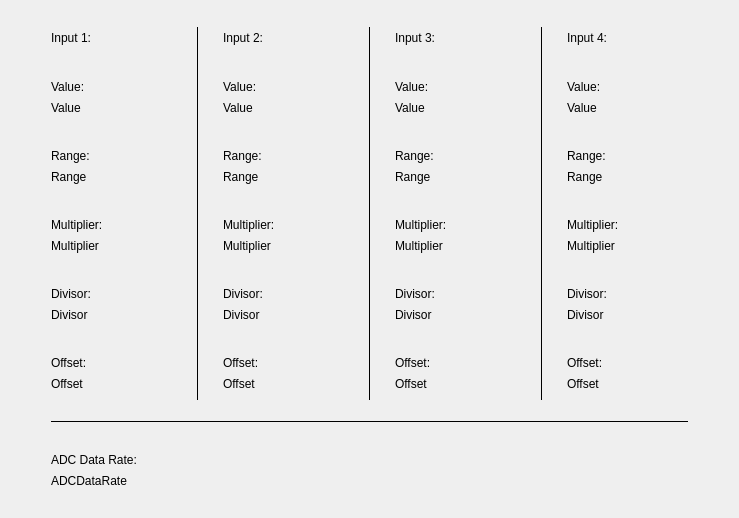
<?xml version="1.0" encoding="UTF-8"?>
<ui version="4.0">
 <class>InfoIOAnalogInScreen</class>
 <widget class="QWidget" name="InfoIOAnalogInScreen">
  <property name="geometry">
   <rect>
    <x>0</x>
    <y>0</y>
    <width>739</width>
    <height>518</height>
   </rect>
  </property>
  <property name="windowTitle">
   <string>Form</string>
  </property>
  <widget class="QLabel" name="input1Label">
   <property name="geometry">
    <rect>
     <x>51</x>
     <y>27</y>
     <width>121</width>
     <height>21</height>
    </rect>
   </property>
   <property name="styleSheet">
    <string notr="true">QLabel{

	color: #000000;
}</string>
   </property>
   <property name="text">
    <string>Input 1:</string>
   </property>
  </widget>
  <widget class="QLabel" name="input1ValueLabel">
   <property name="geometry">
    <rect>
     <x>51</x>
     <y>76</y>
     <width>121</width>
     <height>21</height>
    </rect>
   </property>
   <property name="styleSheet">
    <string notr="true">QLabel{

	color: #000000;
}</string>
   </property>
   <property name="text">
    <string>Value:</string>
   </property>
  </widget>
  <widget class="QLabel" name="input1ValueValueLabel">
   <property name="geometry">
    <rect>
     <x>51</x>
     <y>97</y>
     <width>121</width>
     <height>21</height>
    </rect>
   </property>
   <property name="styleSheet">
    <string notr="true">QLabel{

	color: #000000;
}</string>
   </property>
   <property name="text">
    <string>Value</string>
   </property>
  </widget>
  <widget class="QLabel" name="input1RangeLabel">
   <property name="geometry">
    <rect>
     <x>51</x>
     <y>145</y>
     <width>121</width>
     <height>21</height>
    </rect>
   </property>
   <property name="styleSheet">
    <string notr="true">QLabel{

	color: #000000;
}</string>
   </property>
   <property name="text">
    <string>Range:</string>
   </property>
  </widget>
  <widget class="QLabel" name="input1RangeValueLabel">
   <property name="geometry">
    <rect>
     <x>51</x>
     <y>166</y>
     <width>121</width>
     <height>21</height>
    </rect>
   </property>
   <property name="styleSheet">
    <string notr="true">QLabel{

	color: #000000;
}</string>
   </property>
   <property name="text">
    <string>Range</string>
   </property>
  </widget>
  <widget class="QLabel" name="input1MultiplierLabel">
   <property name="geometry">
    <rect>
     <x>51</x>
     <y>214</y>
     <width>121</width>
     <height>21</height>
    </rect>
   </property>
   <property name="styleSheet">
    <string notr="true">QLabel{

	color: #000000;
}</string>
   </property>
   <property name="text">
    <string>Multiplier:</string>
   </property>
  </widget>
  <widget class="QLabel" name="input1MultiplierValueLabel">
   <property name="geometry">
    <rect>
     <x>51</x>
     <y>235</y>
     <width>121</width>
     <height>21</height>
    </rect>
   </property>
   <property name="styleSheet">
    <string notr="true">QLabel{

	color: #000000;
}</string>
   </property>
   <property name="text">
    <string>Multiplier</string>
   </property>
  </widget>
  <widget class="QLabel" name="input1DivisorLabel">
   <property name="geometry">
    <rect>
     <x>51</x>
     <y>283</y>
     <width>121</width>
     <height>21</height>
    </rect>
   </property>
   <property name="styleSheet">
    <string notr="true">QLabel{

	color: #000000;
}</string>
   </property>
   <property name="text">
    <string>Divisor:</string>
   </property>
  </widget>
  <widget class="QLabel" name="input1DivisorValueLabel">
   <property name="geometry">
    <rect>
     <x>51</x>
     <y>304</y>
     <width>121</width>
     <height>21</height>
    </rect>
   </property>
   <property name="styleSheet">
    <string notr="true">QLabel{

	color: #000000;
}</string>
   </property>
   <property name="text">
    <string>Divisor</string>
   </property>
  </widget>
  <widget class="QLabel" name="input1OffsetLabel">
   <property name="geometry">
    <rect>
     <x>51</x>
     <y>352</y>
     <width>121</width>
     <height>21</height>
    </rect>
   </property>
   <property name="styleSheet">
    <string notr="true">QLabel{

	color: #000000;
}</string>
   </property>
   <property name="text">
    <string>Offset:</string>
   </property>
  </widget>
  <widget class="QLabel" name="input1OffsetValueLabel">
   <property name="geometry">
    <rect>
     <x>51</x>
     <y>373</y>
     <width>121</width>
     <height>21</height>
    </rect>
   </property>
   <property name="styleSheet">
    <string notr="true">QLabel{

	color: #000000;
}</string>
   </property>
   <property name="text">
    <string>Offset</string>
   </property>
  </widget>
  <widget class="QLabel" name="adcDataRateLabel">
   <property name="geometry">
    <rect>
     <x>51</x>
     <y>449</y>
     <width>637</width>
     <height>21</height>
    </rect>
   </property>
   <property name="styleSheet">
    <string notr="true">QLabel{

	color: #000000;
}</string>
   </property>
   <property name="text">
    <string>ADC Data Rate:</string>
   </property>
  </widget>
  <widget class="QLabel" name="adcDataRateValueLabel">
   <property name="geometry">
    <rect>
     <x>51</x>
     <y>470</y>
     <width>637</width>
     <height>21</height>
    </rect>
   </property>
   <property name="styleSheet">
    <string notr="true">QLabel{

	color: #000000;
}</string>
   </property>
   <property name="text">
    <string>ADCDataRate</string>
   </property>
  </widget>
  <widget class="QLabel" name="input2ValueLabel">
   <property name="geometry">
    <rect>
     <x>223</x>
     <y>76</y>
     <width>121</width>
     <height>21</height>
    </rect>
   </property>
   <property name="styleSheet">
    <string notr="true">QLabel{

	color: #000000;
}</string>
   </property>
   <property name="text">
    <string>Value:</string>
   </property>
  </widget>
  <widget class="QLabel" name="input2DivisorValueLabel">
   <property name="geometry">
    <rect>
     <x>223</x>
     <y>304</y>
     <width>121</width>
     <height>21</height>
    </rect>
   </property>
   <property name="styleSheet">
    <string notr="true">QLabel{

	color: #000000;
}</string>
   </property>
   <property name="text">
    <string>Divisor</string>
   </property>
  </widget>
  <widget class="QLabel" name="input2MultiplierValueLabel">
   <property name="geometry">
    <rect>
     <x>223</x>
     <y>235</y>
     <width>121</width>
     <height>21</height>
    </rect>
   </property>
   <property name="styleSheet">
    <string notr="true">QLabel{

	color: #000000;
}</string>
   </property>
   <property name="text">
    <string>Multiplier</string>
   </property>
  </widget>
  <widget class="QLabel" name="input2RangeValueLabel">
   <property name="geometry">
    <rect>
     <x>223</x>
     <y>166</y>
     <width>121</width>
     <height>21</height>
    </rect>
   </property>
   <property name="styleSheet">
    <string notr="true">QLabel{

	color: #000000;
}</string>
   </property>
   <property name="text">
    <string>Range</string>
   </property>
  </widget>
  <widget class="QLabel" name="input2DivisorLabel">
   <property name="geometry">
    <rect>
     <x>223</x>
     <y>283</y>
     <width>121</width>
     <height>21</height>
    </rect>
   </property>
   <property name="styleSheet">
    <string notr="true">QLabel{

	color: #000000;
}</string>
   </property>
   <property name="text">
    <string>Divisor:</string>
   </property>
  </widget>
  <widget class="QLabel" name="input2RangeLabel">
   <property name="geometry">
    <rect>
     <x>223</x>
     <y>145</y>
     <width>121</width>
     <height>21</height>
    </rect>
   </property>
   <property name="styleSheet">
    <string notr="true">QLabel{

	color: #000000;
}</string>
   </property>
   <property name="text">
    <string>Range:</string>
   </property>
  </widget>
  <widget class="QLabel" name="input2ValueValueLabel">
   <property name="geometry">
    <rect>
     <x>223</x>
     <y>97</y>
     <width>121</width>
     <height>21</height>
    </rect>
   </property>
   <property name="styleSheet">
    <string notr="true">QLabel{

	color: #000000;
}</string>
   </property>
   <property name="text">
    <string>Value</string>
   </property>
  </widget>
  <widget class="QLabel" name="input2MultiplierLabel">
   <property name="geometry">
    <rect>
     <x>223</x>
     <y>214</y>
     <width>121</width>
     <height>21</height>
    </rect>
   </property>
   <property name="styleSheet">
    <string notr="true">QLabel{

	color: #000000;
}</string>
   </property>
   <property name="text">
    <string>Multiplier:</string>
   </property>
  </widget>
  <widget class="QLabel" name="input2Label">
   <property name="geometry">
    <rect>
     <x>223</x>
     <y>27</y>
     <width>121</width>
     <height>21</height>
    </rect>
   </property>
   <property name="styleSheet">
    <string notr="true">QLabel{

	color: #000000;
}</string>
   </property>
   <property name="text">
    <string>Input 2:</string>
   </property>
  </widget>
  <widget class="QLabel" name="input2OffsetLabel">
   <property name="geometry">
    <rect>
     <x>223</x>
     <y>352</y>
     <width>121</width>
     <height>21</height>
    </rect>
   </property>
   <property name="styleSheet">
    <string notr="true">QLabel{

	color: #000000;
}</string>
   </property>
   <property name="text">
    <string>Offset:</string>
   </property>
  </widget>
  <widget class="QLabel" name="input2OffsetValueLabel">
   <property name="geometry">
    <rect>
     <x>223</x>
     <y>373</y>
     <width>121</width>
     <height>21</height>
    </rect>
   </property>
   <property name="styleSheet">
    <string notr="true">QLabel{

	color: #000000;
}</string>
   </property>
   <property name="text">
    <string>Offset</string>
   </property>
  </widget>
  <widget class="QLabel" name="input3MultiplierLabel">
   <property name="geometry">
    <rect>
     <x>395</x>
     <y>214</y>
     <width>121</width>
     <height>21</height>
    </rect>
   </property>
   <property name="styleSheet">
    <string notr="true">QLabel{

	color: #000000;
}</string>
   </property>
   <property name="text">
    <string>Multiplier:</string>
   </property>
  </widget>
  <widget class="QLabel" name="input3Label">
   <property name="geometry">
    <rect>
     <x>395</x>
     <y>27</y>
     <width>121</width>
     <height>21</height>
    </rect>
   </property>
   <property name="styleSheet">
    <string notr="true">QLabel{

	color: #000000;
}</string>
   </property>
   <property name="text">
    <string>Input 3:</string>
   </property>
  </widget>
  <widget class="QLabel" name="input3OffsetLabel">
   <property name="geometry">
    <rect>
     <x>395</x>
     <y>352</y>
     <width>121</width>
     <height>21</height>
    </rect>
   </property>
   <property name="styleSheet">
    <string notr="true">QLabel{

	color: #000000;
}</string>
   </property>
   <property name="text">
    <string>Offset:</string>
   </property>
  </widget>
  <widget class="QLabel" name="input3RangeValueLabel">
   <property name="geometry">
    <rect>
     <x>395</x>
     <y>166</y>
     <width>121</width>
     <height>21</height>
    </rect>
   </property>
   <property name="styleSheet">
    <string notr="true">QLabel{

	color: #000000;
}</string>
   </property>
   <property name="text">
    <string>Range</string>
   </property>
  </widget>
  <widget class="QLabel" name="input3DivisorLabel">
   <property name="geometry">
    <rect>
     <x>395</x>
     <y>283</y>
     <width>121</width>
     <height>21</height>
    </rect>
   </property>
   <property name="styleSheet">
    <string notr="true">QLabel{

	color: #000000;
}</string>
   </property>
   <property name="text">
    <string>Divisor:</string>
   </property>
  </widget>
  <widget class="QLabel" name="input3ValueLabel">
   <property name="geometry">
    <rect>
     <x>395</x>
     <y>76</y>
     <width>121</width>
     <height>21</height>
    </rect>
   </property>
   <property name="styleSheet">
    <string notr="true">QLabel{

	color: #000000;
}</string>
   </property>
   <property name="text">
    <string>Value:</string>
   </property>
  </widget>
  <widget class="QLabel" name="input3MultiplierValueLabel">
   <property name="geometry">
    <rect>
     <x>395</x>
     <y>235</y>
     <width>121</width>
     <height>21</height>
    </rect>
   </property>
   <property name="styleSheet">
    <string notr="true">QLabel{

	color: #000000;
}</string>
   </property>
   <property name="text">
    <string>Multiplier</string>
   </property>
  </widget>
  <widget class="QLabel" name="input3ValueValueLabel">
   <property name="geometry">
    <rect>
     <x>395</x>
     <y>97</y>
     <width>121</width>
     <height>21</height>
    </rect>
   </property>
   <property name="styleSheet">
    <string notr="true">QLabel{

	color: #000000;
}</string>
   </property>
   <property name="text">
    <string>Value</string>
   </property>
  </widget>
  <widget class="QLabel" name="input3OffsetValueLabel">
   <property name="geometry">
    <rect>
     <x>395</x>
     <y>373</y>
     <width>121</width>
     <height>21</height>
    </rect>
   </property>
   <property name="styleSheet">
    <string notr="true">QLabel{

	color: #000000;
}</string>
   </property>
   <property name="text">
    <string>Offset</string>
   </property>
  </widget>
  <widget class="QLabel" name="input3RangeLabel">
   <property name="geometry">
    <rect>
     <x>395</x>
     <y>145</y>
     <width>121</width>
     <height>21</height>
    </rect>
   </property>
   <property name="styleSheet">
    <string notr="true">QLabel{

	color: #000000;
}</string>
   </property>
   <property name="text">
    <string>Range:</string>
   </property>
  </widget>
  <widget class="QLabel" name="input3DivisorValueLabel">
   <property name="geometry">
    <rect>
     <x>395</x>
     <y>304</y>
     <width>121</width>
     <height>21</height>
    </rect>
   </property>
   <property name="styleSheet">
    <string notr="true">QLabel{

	color: #000000;
}</string>
   </property>
   <property name="text">
    <string>Divisor</string>
   </property>
  </widget>
  <widget class="QLabel" name="input4RangeValueLabel">
   <property name="geometry">
    <rect>
     <x>567</x>
     <y>166</y>
     <width>121</width>
     <height>21</height>
    </rect>
   </property>
   <property name="styleSheet">
    <string notr="true">QLabel{

	color: #000000;
}</string>
   </property>
   <property name="text">
    <string>Range</string>
   </property>
  </widget>
  <widget class="QLabel" name="input4DivisorValueLabel">
   <property name="geometry">
    <rect>
     <x>567</x>
     <y>304</y>
     <width>121</width>
     <height>21</height>
    </rect>
   </property>
   <property name="styleSheet">
    <string notr="true">QLabel{

	color: #000000;
}</string>
   </property>
   <property name="text">
    <string>Divisor</string>
   </property>
  </widget>
  <widget class="QLabel" name="input4MultiplierValueLabel">
   <property name="geometry">
    <rect>
     <x>567</x>
     <y>235</y>
     <width>121</width>
     <height>21</height>
    </rect>
   </property>
   <property name="styleSheet">
    <string notr="true">QLabel{

	color: #000000;
}</string>
   </property>
   <property name="text">
    <string>Multiplier</string>
   </property>
  </widget>
  <widget class="QLabel" name="input4RangeLabel">
   <property name="geometry">
    <rect>
     <x>567</x>
     <y>145</y>
     <width>121</width>
     <height>21</height>
    </rect>
   </property>
   <property name="styleSheet">
    <string notr="true">QLabel{

	color: #000000;
}</string>
   </property>
   <property name="text">
    <string>Range:</string>
   </property>
  </widget>
  <widget class="QLabel" name="input4Label">
   <property name="geometry">
    <rect>
     <x>567</x>
     <y>27</y>
     <width>121</width>
     <height>21</height>
    </rect>
   </property>
   <property name="styleSheet">
    <string notr="true">QLabel{

	color: #000000;
}</string>
   </property>
   <property name="text">
    <string>Input 4:</string>
   </property>
  </widget>
  <widget class="QLabel" name="input4OffsetLabel">
   <property name="geometry">
    <rect>
     <x>567</x>
     <y>352</y>
     <width>121</width>
     <height>21</height>
    </rect>
   </property>
   <property name="styleSheet">
    <string notr="true">QLabel{

	color: #000000;
}</string>
   </property>
   <property name="text">
    <string>Offset:</string>
   </property>
  </widget>
  <widget class="QLabel" name="input4ValueLabel">
   <property name="geometry">
    <rect>
     <x>567</x>
     <y>76</y>
     <width>121</width>
     <height>21</height>
    </rect>
   </property>
   <property name="styleSheet">
    <string notr="true">QLabel{

	color: #000000;
}</string>
   </property>
   <property name="text">
    <string>Value:</string>
   </property>
  </widget>
  <widget class="QLabel" name="input4MultiplierLabel">
   <property name="geometry">
    <rect>
     <x>567</x>
     <y>214</y>
     <width>121</width>
     <height>21</height>
    </rect>
   </property>
   <property name="styleSheet">
    <string notr="true">QLabel{

	color: #000000;
}</string>
   </property>
   <property name="text">
    <string>Multiplier:</string>
   </property>
  </widget>
  <widget class="QLabel" name="input4DivisorLabel">
   <property name="geometry">
    <rect>
     <x>567</x>
     <y>283</y>
     <width>121</width>
     <height>21</height>
    </rect>
   </property>
   <property name="styleSheet">
    <string notr="true">QLabel{

	color: #000000;
}</string>
   </property>
   <property name="text">
    <string>Divisor:</string>
   </property>
  </widget>
  <widget class="QLabel" name="input4ValueValueLabel">
   <property name="geometry">
    <rect>
     <x>567</x>
     <y>97</y>
     <width>121</width>
     <height>21</height>
    </rect>
   </property>
   <property name="styleSheet">
    <string notr="true">QLabel{

	color: #000000;
}</string>
   </property>
   <property name="text">
    <string>Value</string>
   </property>
  </widget>
  <widget class="QLabel" name="input4OffsetValueLabel">
   <property name="geometry">
    <rect>
     <x>567</x>
     <y>373</y>
     <width>121</width>
     <height>21</height>
    </rect>
   </property>
   <property name="styleSheet">
    <string notr="true">QLabel{

	color: #000000;
}</string>
   </property>
   <property name="text">
    <string>Offset</string>
   </property>
  </widget>
  <widget class="Line" name="verticalLine1">
   <property name="geometry">
    <rect>
     <x>197</x>
     <y>27</y>
     <width>1</width>
     <height>373</height>
    </rect>
   </property>
   <property name="styleSheet">
    <string notr="true">background-color: #000000</string>
   </property>
   <property name="orientation">
    <enum>Qt::Vertical</enum>
   </property>
  </widget>
  <widget class="Line" name="verticalLine2">
   <property name="geometry">
    <rect>
     <x>369</x>
     <y>27</y>
     <width>1</width>
     <height>373</height>
    </rect>
   </property>
   <property name="styleSheet">
    <string notr="true">background-color: #000000</string>
   </property>
   <property name="orientation">
    <enum>Qt::Vertical</enum>
   </property>
  </widget>
  <widget class="Line" name="verticalLine3">
   <property name="geometry">
    <rect>
     <x>541</x>
     <y>27</y>
     <width>1</width>
     <height>373</height>
    </rect>
   </property>
   <property name="styleSheet">
    <string notr="true">background-color: #000000</string>
   </property>
   <property name="orientation">
    <enum>Qt::Vertical</enum>
   </property>
  </widget>
  <widget class="Line" name="horizontalLine">
   <property name="geometry">
    <rect>
     <x>51</x>
     <y>421</y>
     <width>637</width>
     <height>1</height>
    </rect>
   </property>
   <property name="styleSheet">
    <string notr="true">background-color: #000000</string>
   </property>
   <property name="orientation">
    <enum>Qt::Horizontal</enum>
   </property>
  </widget>
 </widget>
 <resources/>
 <connections/>
</ui>
